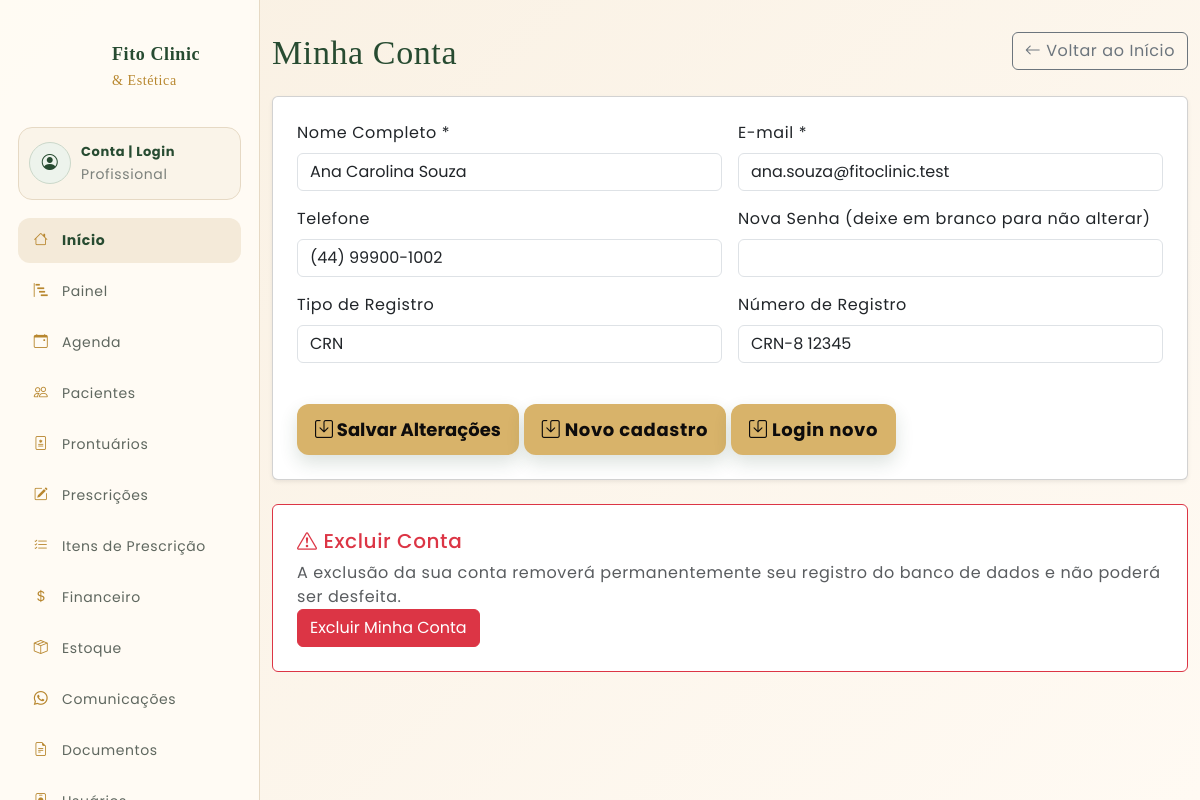
Screenshot of /account/conta.php (signed in) with the database file from the repository.
### tables this page shows
CREATE TABLE usuarios (
    id BIGINT UNSIGNED AUTO_INCREMENT PRIMARY KEY,

    nome VARCHAR(150) NOT NULL,
    email VARCHAR(150) NOT NULL UNIQUE,
    senha_hash VARCHAR(255) NOT NULL,

    papel ENUM(
        'admin',
        'profissional',
        'recepcionista'
    ) NOT NULL DEFAULT 'profissional',

    numero_registro VARCHAR(50) NULL,
    tipo_registro VARCHAR(50) NULL,

    telefone VARCHAR(30) NULL,

    ativo BOOLEAN NOT NULL DEFAULT TRUE,

    criado_em TIMESTAMP DEFAULT CURRENT_TIMESTAMP,
    atualizado_em TIMESTAMP DEFAULT CURRENT_TIMESTAMP
        ON UPDATE CURRENT_TIMESTAMP
);

### configs/bdConexao.php (called while the page is built, shortened)
<?php
class BdConexao
{
    private static ?PDO $conexao = null;
    public static function getConexao(): PDO
    {
        $opcoes = [
            PDO::ATTR_ERRMODE => PDO::ERRMODE_EXCEPTION,
            PDO::ATTR_DEFAULT_FETCH_MODE => PDO::FETCH_ASSOC,
            PDO::ATTR_EMULATE_PREPARES => false,
        ];
        try {
            $dsnBanco = sprintf(
                'mysql:host=%s;port=%s;dbname=%s;charset=%s',
                self::HOST,
                self::PORT,
                self::BANCO,
                self::CHARSET
            );
            self::$conexao = new PDO($dsnBanco, self::USUARIO, self::SENHA, $opcoes);
            return self::$conexao;
        } catch (PDOException $e) {
            http_response_code(500);
            die('Erro ao conectar/criar o banco de dados: ' . $e->getMessage());
        }
    }
}

### controller/usuariosDAO.php (called while the page is built, shortened)
<?php
require_once __DIR__ . '/../configs/bdConexao.php';
class UsuarioDAO
{
    private PDO $pdo;
    public function __construct(?PDO $pdo = null)
    {
        $this->pdo = $pdo ?? BdConexao::getConexao();
    }
    public function buscarPorId(int $id): ?Usuario
    {
        $stmt = $this->pdo->prepare("SELECT * FROM usuarios WHERE id = :id LIMIT 1");
        $stmt->execute([':id' => $id]);
        $dados = $stmt->fetch();
        return $dados ? self::hidratar($dados) : null;
    }
    private static function hidratar(array $d): Usuario
    {
        $u = new Usuario();
        $u->id = isset($d['id']) ? (int) $d['id'] : null;
        $u->nome = (string) ($d['nome'] ?? '');
        $u->email = (string) ($d['email'] ?? '');
        $u->senhaHash = (string) ($d['senha_hash'] ?? '');
        $u->papel = (string) ($d['papel'] ?? 'profissional');
        $u->numeroRegistro = $d['numero_registro'] ?? null;
        $u->tipoRegistro = $d['tipo_registro'] ?? null;
        $u->telefone = $d['telefone'] ?? null;
        $u->ativo = (bool) ($d['ativo'] ?? true);
        $u->criadoEm = $d['criado_em'] ?? null;
        $u->atualizadoEm = $d['atualizado_em'] ?? null;
        return $u;
    }
}

### account/conta.php (the view, shortened to what this page needs)
<?php
require_once __DIR__ . '/../controller/usuariosDAO.php';
$dao = new UsuarioDAO();
$usuarioId = (int) $_SESSION['usuario_id'];
$usuario = $dao->buscarPorId($usuarioId);
?>
<!DOCTYPE html>
<html lang="pt-BR">
<head>
    <link rel="stylesheet" href="../media/bootstrap/css/bootstrap.css" />
    <link rel="stylesheet" href="../media/icons/bootstrap-icons.css" />
    <link rel="stylesheet" href="../css/styles.css" />
    <link rel="stylesheet" href="../css/php.css" />
</head>
<body>
    <div class="app-shell">
        <aside class="sidebar" id="sidebar">
            <a href="/" class="brand">
                <div class="brand-mark" aria-hidden="true">
                    <span class="brand-r"></span>
                </div>
                <div>
                    <strong>Fito Clinic</strong>
                    <small>& Estética</small>
                </div>
            </a>
            <a href="../account/login.php" class="profile-mini" style="text-decoration: none;">
                <div class="avatar"><i class="bi bi-person-circle"></i></div>
                <div>
                    <strong>Conta | Login</strong>
                    <small>Profissional</small>
                </div>
            </a>
            <nav class="nav">
                <a class="nav-item active" href="/"><span class="bi bi-house"></span> Início</a>
                <a class="nav-item" href="../main.php"><span class="bi bi-bar-chart-steps"></span> Painel</a>
                <a class="nav-item" href="../pages/agendamentosPage.php"><span class="bi bi-calendar-event"></span>
                    Agenda</a>
                <a class="nav-item" href="../pages/pacientesPage.php"><span class="bi bi-people"></span> Pacientes</a>
                <a class="nav-item" href="../pages/prontuariosPage.php"><span class="bi bi-file-medical"></span>
                    Prontuários</a>
                <a class="nav-item" href="../pages/prescricoesPage.php"><span class="bi bi-pencil-square"></span>
                    Prescrições</a>
                <a class="nav-item" href="../pages/itens_prescricaoPage.php"><span class="bi bi-list-check"></span>
                    Itens de Prescrição</a>
                <a class="nav-item" href="../pages/transacoes_financeirasPage.php"><span
                        class="bi bi-currency-dollar"></span> Financeiro</a>
                <a class="nav-item" href="../pages/itens_estoquePage.php"><span class="bi bi-box-seam"></span>
                    Estoque</a>
                <a class="nav-item" href="../pages/comunicacoesPage.php"><span class="bi bi-whatsapp"></span>
                    Comunicações</a>
                <a class="nav-item" href="../pages/documentosPage.php"><span class="bi bi-file-earmark-text"></span>
                    Documentos</a>
                <a class="nav-item" href="../pages/usuariosPage.php"><span class="bi bi-person-badge"></span>
                    Usuários</a>
            </nav>
        </aside>
        <div class="container" style="width: 95%; margin-top: 30px;">
            <div class="d-flex justify-content-between align-items-center mb-4">
                <h1>Minha Conta</h1>
                <a href="../index.php" class="btn btn-outline-secondary"><i class="bi bi-arrow-left"></i> Voltar ao
                    Início</a>
            </div>
            <div class="card shadow-sm mb-4">
                <div class="card-body p-4">
                    <form method="post" action="">
                        <div class="row g-3">
                            <div class="col-md-6">
                                <label for="nome" class="form-label">Nome Completo *</label>
                                <input type="text" name="nome" id="nome" class="form-control" required
                                    value="<?= htmlspecialchars($usuario->nome) ?>">
                            </div>
                            <div class="col-md-6">
                                <label for="email" class="form-label">E-mail *</label>
                                <input type="email" name="email" id="email" class="form-control" required
                                    value="<?= htmlspecialchars($usuario->email) ?>">
                            </div>
                            <div class="col-md-6">
                                <label for="telefone" class="form-label">Telefone</label>
                                <input type="tel" name="telefone" id="telefone" class="form-control"
                                    value="<?= htmlspecialchars($usuario->telefone ?? '') ?>">
                            </div>
                            <div class="col-md-6">
                                <label for="senha" class="form-label">Nova Senha (deixe em branco para não
                                    alterar)</label>
                                <input type="password" name="senha" id="senha" class="form-control" minlength="8">
                            </div>
                            <div class="col-md-6">
                                <label for="tipo_registro" class="form-label">Tipo de Registro</label>
                                <input type="text" name="tipo_registro" id="tipo_registro" class="form-control"
                                    placeholder="Ex: CRM, CRF, CRN"
                                    value="<?= htmlspecialchars($usuario->tipoRegistro ?? '') ?>">
                            </div>
                            <div class="col-md-6">
                                <label for="numero_registro" class="form-label">Número de Registro</label>
                                <input type="text" name="numero_registro" id="numero_registro" class="form-control"
                                    value="<?= htmlspecialchars($usuario->numeroRegistro ?? '') ?>">
                            </div>
                        </div>
                        <div class="mt-4">
                            <button type="submit" class="btn btn-primary"><i class="bi bi-save"></i> Salvar
                                Alterações</button>
                            <a href="cadastro.php" class="btn btn-primary"><i class="bi bi-save"></i> Novo cadastro</a>
                            <a href="cadastro.php" class="btn btn-primary"><i class="bi bi-save"></i> Login novo</a>
                        </div>
                    </form>
                </div>
            </div>
            <div class="card border-danger">
                <div class="card-body p-4">
                    <h5 class="text-danger"><i class="bi bi-exclamation-triangle"></i> Excluir Conta</h5>
                    <p class="text-muted">A exclusão da sua conta removerá permanentemente seu registro do banco de
                        dados e
                        não poderá ser desfeita.</p>
                    <button type="button" class="btn btn-danger" data-bs-toggle="modal"
                        data-bs-target="#modalExcluirConta">
                        Excluir Minha Conta
                    </button>
                </div>
            </div>
        </div>
    </div>
</body>
</html>

### css/styles.css (style rules this page uses)
:root { --cream: #fbf4e8; --cream-2: #fffaf2; --cream-3: #f5ead9; --gold: #b8872f; --gold-2: #d8b36a; --gold-soft: #ead7ad; --green: #274b31; --green-2: #365c3f; --green-soft: #edf3ec; --ink: #253328; --muted: #7c817c; --line: #e6d9c4; --white: #fffdf8; --shadow: 0 12px 35px rgba(86, 62, 25, 0.08); --radius: 20px; }
* { scrollbar-width: thin; scrollbar-color: var(--gold-2) var(--cream-3); box-sizing: border-box; }
html { scroll-behavior: smooth; }
body { margin: 0; background: linear-gradient(135deg, #f9f0e2, #fffaf3); color: var(--ink); font-family: "PoppinsLocal"; letter-spacing: 0.6px; }
button, input, select { font: inherit; }
button { cursor: pointer; }
.app-shell { display: flex; min-height: 100vh; }
.sidebar { overflow-y: auto; width: 260px; flex: 0 0 260px; background: rgba(255, 252, 246, 0.9); border-right: 1px solid var(--line); padding: 24px 18px; display: flex; flex-direction: column; position: sticky; top: 0; height: 100vh; }
.brand { text-decoration: none; display: flex; align-items: center; gap: 11px; padding: 4px 8px 24px; }
.brand strong { display: block; font-family: Georgia, serif; color: var(--green); font-size: 18px; }
.brand small { display: block; color: var(--gold); font-family: Georgia, serif; margin-top: 2px; }
.brand-mark { width: 75px; height: 75px; position: relative; }
.brand-r { position: absolute; left: 0; top: 0; background: url("../media/img/logo.png"); background-size: contain; width: 75px; height: 75px; }
.profile-mini { display: flex; align-items: center; gap: 10px; padding: 14px 10px; margin-bottom: 18px; background: #faf4e9; color: var(--green); border: 1px solid var(--line); border-radius: 14px; }
.avatar { width: 42px; height: 42px; border-radius: 50%; display: grid; place-items: center; background: var(--green-soft); color: var(--green); font-weight: 700; border: 1px solid #cbd8ca; }
.profile-mini strong, .profile-mini small { display: block; }
.profile-mini strong { font-size: 13px; }
.profile-mini small { font-size: 14px; color: var(--muted); margin-top: 2px; }
.nav { display: grid; gap: 6px; }
.nav-item { text-decoration: none; color: #5f675f; padding: 12px 13px; border-radius: 12px; display: flex; gap: 11px; align-items: center; font-size: 14px; transition: 0.2s; }
.nav-item span { width: 20px; text-align: center; color: var(--gold); font-weight: 700; }
.nav-item:hover, .nav-item.active { background: #f4ead9; color: var(--green); }
.nav-item.active { font-weight: 700; }
h1, h2, p { margin: 0; }
h1 { font: 34px Georgia, serif; color: var(--green); margin-top: 4px; }
.btn-primary { border: 0; background: var(--gold-2); color: #0e0c0c; padding: 12px 18px; border-radius: 12px; margin-top: 17px; font-size: 18px; font-weight: 700; box-shadow: 0 8px 18px rgba(39, 75, 49, 0.16); }

### rows the page displays
usuarios: nome "Ana Carolina Souza", email "ana.souza@fitoclinic.test", telefone "(44) 99900-1002", tipo_registro "CRN", numero_registro "CRN-8 12345"
